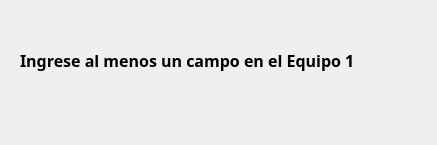
<?xml version="1.0" encoding="UTF-8"?>
<ui version="4.0">
 <class>Dialog</class>
 <widget class="QDialog" name="Dialog">
  <property name="geometry">
   <rect>
    <x>0</x>
    <y>0</y>
    <width>437</width>
    <height>145</height>
   </rect>
  </property>
  <property name="windowTitle">
   <string>Dialog</string>
  </property>
  <widget class="QLabel" name="label">
   <property name="geometry">
    <rect>
     <x>20</x>
     <y>20</y>
     <width>401</width>
     <height>81</height>
    </rect>
   </property>
   <property name="font">
    <font>
     <family>MS Reference Sans Serif</family>
     <pointsize>12</pointsize>
     <weight>75</weight>
     <bold>true</bold>
    </font>
   </property>
   <property name="text">
    <string>Ingrese al menos un campo en el Equipo 1</string>
   </property>
  </widget>
 </widget>
 <resources/>
 <connections/>
</ui>
